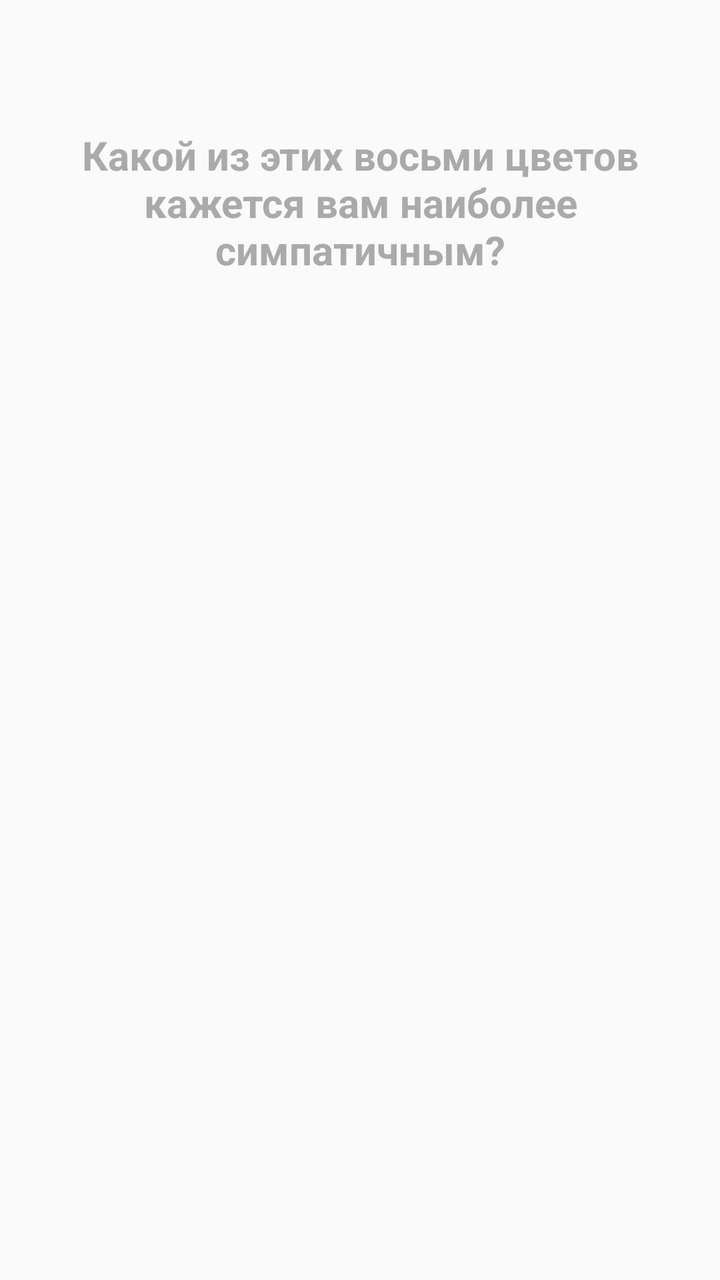
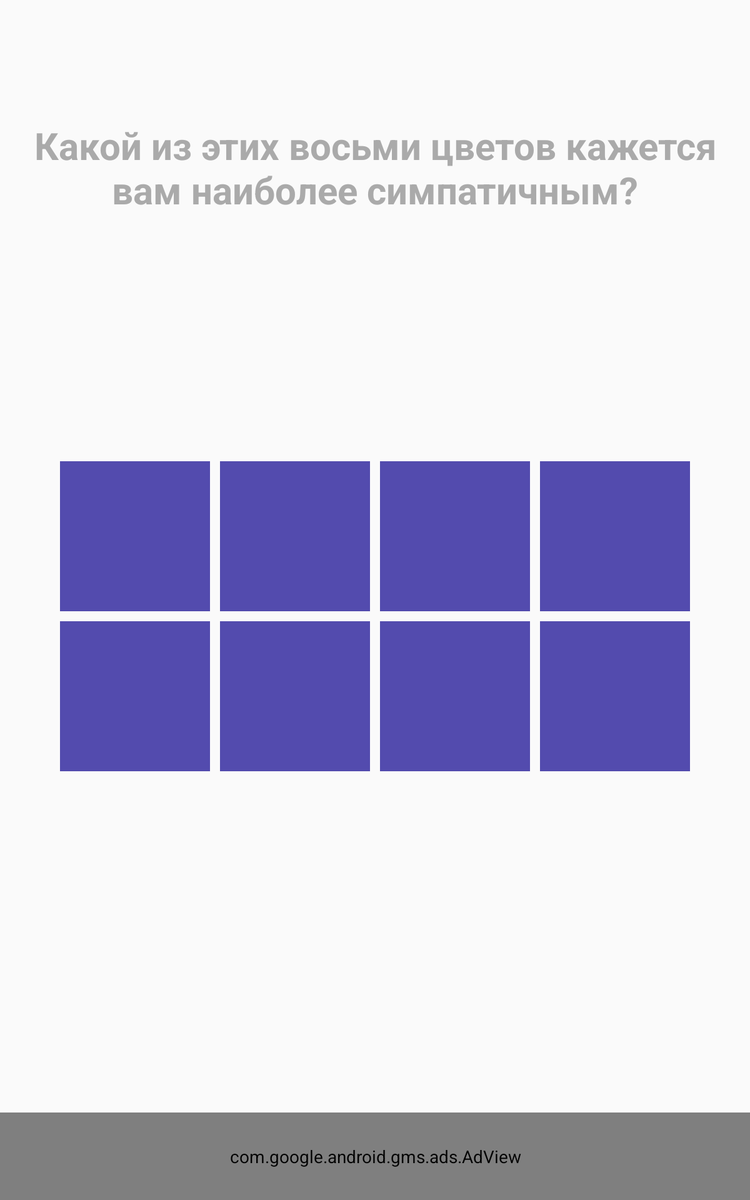

An Android layout and its configuration variant, each rendered on a device that would load it. The default file and the variant file are quoted in full after the pictures.
<!-- AndroidManifest.xml: application theme AppTheme -->
<!-- res/layout/activity_luscher.xml -->
<?xml version="1.0" encoding="utf-8"?>
<android.support.constraint.ConstraintLayout
    xmlns:android="http://schemas.android.com/apk/res/android"
    xmlns:app="http://schemas.android.com/apk/res-auto"
    xmlns:tools="http://schemas.android.com/tools"
    android:layout_width="match_parent"
    android:layout_height="match_parent"
    tools:context=".ui.test.LusherActivity">

    <ImageView
        android:id="@+id/back_btn"
        android:layout_width="wrap_content"
        android:layout_height="wrap_content"
        android:layout_marginStart="16dp"
        android:layout_marginTop="32dp"
        app:layout_constraintStart_toStartOf="parent"
        app:layout_constraintTop_toTopOf="parent"
        app:srcCompat="@drawable/ic_arrow_back_black_24dp" />

    <TextView
        android:id="@+id/instruction_text"
        android:layout_width="wrap_content"
        android:layout_height="wrap_content"
        android:layout_marginTop="32dp"
        android:paddingStart="8dp"
        android:paddingEnd="8dp"
        android:text="Какой из этих восьми цветов кажется вам наиболее симпатичным?"
        android:textAlignment="center"
        android:textColor="@color/accentTextColor"
        android:textSize="20sp"
        android:textStyle="bold"
        app:layout_constraintEnd_toEndOf="parent"
        app:layout_constraintStart_toStartOf="parent"
        app:layout_constraintTop_toBottomOf="@+id/back_btn" />

    <GridLayout
        android:id="@+id/colors_cards_layout"
        android:layout_width="wrap_content"
        android:layout_height="wrap_content"
        android:layout_marginTop="64dp"
        android:layout_marginBottom="8dp"
        android:columnCount="4"
        android:rowCount="2"
        app:layout_constraintBottom_toBottomOf="parent"
        app:layout_constraintEnd_toEndOf="parent"
        app:layout_constraintStart_toStartOf="parent"
        app:layout_constraintTop_toBottomOf="@id/instruction_text">

        <View
            android:id="@+id/lusher_color_1"
            android:layout_width="80dp"
            android:layout_height="120dp"
             />

        <View
            android:id="@+id/lusher_color_2"
            android:layout_width="80dp"
            android:layout_height="120dp"
            android:layout_marginStart="8dp"
            />

        <View
            android:id="@+id/lusher_color_3"
            android:layout_width="80dp"
            android:layout_height="120dp"
            android:layout_marginStart="8dp"
             />

        <View
            android:id="@+id/lusher_color_4"
            android:layout_width="80dp"
            android:layout_height="120dp"
            android:layout_marginStart="8dp"
            />

        <View
            android:id="@+id/lusher_color_5"
            android:layout_width="80dp"
            android:layout_height="120dp"
            android:layout_marginTop="24dp"
           />

        <View
            android:id="@+id/lusher_color_6"
            android:layout_width="80dp"
            android:layout_height="120dp"
            android:layout_marginStart="8dp"
            android:layout_marginTop="24dp"
           />

        <View
            android:id="@+id/lusher_color_7"
            android:layout_width="80dp"
            android:layout_height="120dp"
            android:layout_marginStart="8dp"
            android:layout_marginTop="24dp"
            />

        <View
            android:id="@+id/lusher_color_8"
            android:layout_width="80dp"
            android:layout_height="120dp"
            android:layout_marginStart="8dp"
            android:layout_marginTop="24dp"
            />

    </GridLayout>
    <include
        android:id="@+id/luscher_pause_layout"
        android:visibility="gone"
        layout="@layout/luscher_pause_laoyut"/>
</android.support.constraint.ConstraintLayout>
<!-- res/layout/luscher_pause_laoyut.xml (included above) -->
<?xml version="1.0" encoding="utf-8"?>
<android.support.constraint.ConstraintLayout
    xmlns:android="http://schemas.android.com/apk/res/android"
    xmlns:app="http://schemas.android.com/apk/res-auto"
    android:layout_width="match_parent"
    android:layout_height="match_parent">


    <ImageView
        android:id="@+id/close_btn"
        android:layout_width="wrap_content"
        android:layout_height="wrap_content"
        android:layout_marginStart="16dp"
        android:layout_marginTop="16dp"
        app:layout_constraintStart_toStartOf="parent"
        app:layout_constraintTop_toTopOf="parent"
        app:srcCompat="@drawable/ic_close_black_24dp" />

    <TextView
        android:id="@+id/textView4"
        android:layout_width="wrap_content"
        android:layout_height="wrap_content"
        android:layout_marginBottom="8dp"
        android:layout_marginEnd="8dp"
        android:layout_marginStart="8dp"
        android:layout_marginTop="8dp"
        android:text="Отдохните 5 минут"
        android:textSize="24sp"
        android:textStyle="bold"
        app:layout_constraintBottom_toBottomOf="parent"
        app:layout_constraintEnd_toEndOf="parent"
        app:layout_constraintStart_toStartOf="parent"
        app:layout_constraintTop_toBottomOf="@+id/close_btn"
        app:layout_constraintVertical_bias="0.094" />

    <TextView
        android:id="@+id/textView5"
        android:layout_width="wrap_content"
        android:layout_height="wrap_content"
        android:layout_marginTop="20dp"
        android:paddingStart="16dp"
        android:paddingEnd="16dp"
        android:lineSpacingExtra="8dp"
        android:textAlignment="center"
        android:text="Методика тестирования предполагает два подхода с небольшим интервалом между ними. Пожалуйста, подождите несколько минут, и нажмите кнопку «продолжить». Не пытайтесь вспомнить тот порядок, в котором вы выбирали цвета в первый раз. Но и не старайтесь специально разложить их по-другому.Просто выбирайте понравившиеся цвета, как будто видите их впервые"
        android:textSize="17sp"
        app:layout_constraintEnd_toEndOf="parent"
        app:layout_constraintStart_toStartOf="parent"
        app:layout_constraintTop_toBottomOf="@+id/textView4" />

    <Button
        android:id="@+id/continue_btn"
        style="@style/ButtonStyle"
        android:layout_width="250dp"
        android:layout_height="wrap_content"
        android:layout_marginBottom="8dp"
        android:layout_marginEnd="8dp"
        android:layout_marginStart="8dp"
        android:layout_marginTop="8dp"
        android:backgroundTint="@color/primaryLightColor"
        android:text="Продолжить"
        app:layout_constraintBottom_toBottomOf="parent"
        app:layout_constraintEnd_toEndOf="parent"
        app:layout_constraintStart_toStartOf="parent"
        app:layout_constraintTop_toBottomOf="@+id/textView5" />

    <TextView
        android:id="@+id/textView7"
        android:layout_width="wrap_content"
        android:layout_height="wrap_content"
        android:text="Пауза"
        android:textSize="18sp"
        app:layout_constraintBottom_toBottomOf="@+id/close_btn"
        app:layout_constraintEnd_toEndOf="parent"
        app:layout_constraintStart_toStartOf="parent"
        app:layout_constraintTop_toTopOf="@+id/close_btn" />
</android.support.constraint.ConstraintLayout>
<!-- resources referenced by this layout -->
<resources>
  <color name="accentTextColor">@android:color/darker_gray</color>
  <color name="primaryLightColor">#534bae</color>
  <style name="ButtonStyle" parent="Widget.AppCompat.Button.Colored">
          <item name="android:minHeight">65dp</item>
          <item name="android:backgroundTint">@color/primaryColor</item>
          <item name="android:textColor">#dfe7ff</item>
          <item name="android:lineSpacingExtra">4dp</item>
          <item name="android:textSize">17sp</item>
          <item name="android:textAllCaps">false</item>
      </style>
  <!-- from res/values-v21/ -->
  <style name="AppTheme" parent="Theme.AppCompat.Light.NoActionBar">
          <item name="colorPrimary">@color/primaryColor</item>
          <item name="colorPrimaryDark">@color/primaryDarkColor</item>
          <item name="colorAccent">@color/primaryDarkColor</item>
          <item name="android:toolbarStyle">@style/DefaultToolbarStyle</item>
          <item name="android:navigationBarColor">@android:color/black</item>
      </style>
  <color name="primaryColor">#1a237e</color>
  <color name="primaryDarkColor">#000051</color>
  <style name="DefaultToolbarStyle" parent="Widget.AppCompat.Toolbar">
          <item name="android:titleTextColor">@android:color/white</item>
          <item name="android:navigationIcon">@drawable/ic_arrow_back_white_24dp</item>
      </style>
</resources>
<!-- res/layout-sw600dp/activity_luscher.xml (the author's variant of the layout above) -->
<!-- drawn on a 7-inch tablet held upright -->
<?xml version="1.0" encoding="utf-8"?>
<android.support.constraint.ConstraintLayout xmlns:android="http://schemas.android.com/apk/res/android"
    xmlns:app="http://schemas.android.com/apk/res-auto"
    xmlns:tools="http://schemas.android.com/tools"
    android:layout_width="match_parent"
    android:layout_height="match_parent"
    xmlns:ads="http://schemas.android.com/apk/res-auto"
    tools:context=".ui.test.LusherActivity">

    <ImageView
        android:id="@+id/back_btn"
        android:layout_width="32dp"
        android:layout_height="32dp"
        android:layout_marginStart="16dp"
        android:layout_marginTop="32dp"
        app:layout_constraintStart_toStartOf="parent"
        app:layout_constraintTop_toTopOf="parent"
        app:srcCompat="@drawable/ic_arrow_back_black_24dp" />

    <GridLayout
        android:id="@+id/colors_cards_layout"
        android:layout_width="wrap_content"
        android:layout_height="wrap_content"
        android:layout_marginTop="32dp"
        android:layout_marginBottom="8dp"
        android:columnCount="4"
        android:rowCount="2"
        app:layout_constraintBottom_toBottomOf="parent"
        app:layout_constraintEnd_toEndOf="parent"
        app:layout_constraintStart_toStartOf="parent"
        app:layout_constraintTop_toBottomOf="@id/instruction_text"
        app:layout_constraintVertical_bias="0.33">

        <View
            android:id="@+id/lusher_color_1"
            android:layout_width="120dp"
            android:layout_height="120dp"
            android:layout_marginBottom="8dp"
            android:background="@color/primaryLightColor" />

        <View
            android:id="@+id/lusher_color_2"
            android:layout_width="120dp"
            android:layout_height="120dp"
            android:layout_marginStart="8dp"
            android:background="@color/primaryLightColor" />

        <View
            android:id="@+id/lusher_color_3"
            android:layout_width="120dp"
            android:layout_height="120dp"
            android:layout_marginStart="8dp"
            android:background="@color/primaryLightColor" />

        <View
            android:id="@+id/lusher_color_4"
            android:layout_width="120dp"
            android:layout_height="120dp"
            android:layout_marginStart="8dp"
            android:background="@color/primaryLightColor" />

        <View
            android:id="@+id/lusher_color_5"
            android:layout_width="120dp"
            android:layout_height="120dp"
            android:background="@color/primaryLightColor" />

        <View
            android:id="@+id/lusher_color_6"
            android:layout_width="120dp"
            android:layout_height="120dp"
            android:layout_marginStart="8dp"
            android:background="@color/primaryLightColor" />

        <View
            android:id="@+id/lusher_color_7"
            android:layout_width="120dp"
            android:layout_height="120dp"
            android:layout_marginStart="8dp"
            android:background="@color/primaryLightColor" />

        <View
            android:id="@+id/lusher_color_8"
            android:layout_width="120dp"
            android:layout_height="120dp"
            android:layout_marginStart="8dp"
            android:background="@color/primaryLightColor" />

    </GridLayout>

    <TextView
        android:id="@+id/instruction_text"
        android:layout_width="wrap_content"
        android:layout_height="wrap_content"
        android:layout_marginTop="32dp"
        android:paddingStart="8dp"
        android:paddingEnd="8dp"
        android:text="Какой из этих восьми цветов кажется вам наиболее симпатичным?"
        android:textAlignment="center"
        android:textColor="@color/accentTextColor"
        android:textSize="30sp"
        android:textStyle="bold"
        app:layout_constraintEnd_toEndOf="parent"
        app:layout_constraintStart_toStartOf="parent"
        app:layout_constraintTop_toBottomOf="@+id/back_btn" />
    <include
        android:id="@+id/luscher_pause_layout"
        android:visibility="gone"
        layout="@layout/luscher_pause_laoyut"/>

    <com.google.android.gms.ads.AdView
        android:id="@+id/ad_view"
        android:layout_width="match_parent"
        android:layout_height="70dp"
        ads:adSize="SMART_BANNER"
        ads:adUnitId="ca-app-pub-3940256099942544/6300978111"
        app:layout_constraintBottom_toBottomOf="parent"
        app:layout_constraintStart_toStartOf="parent" />

</android.support.constraint.ConstraintLayout>
